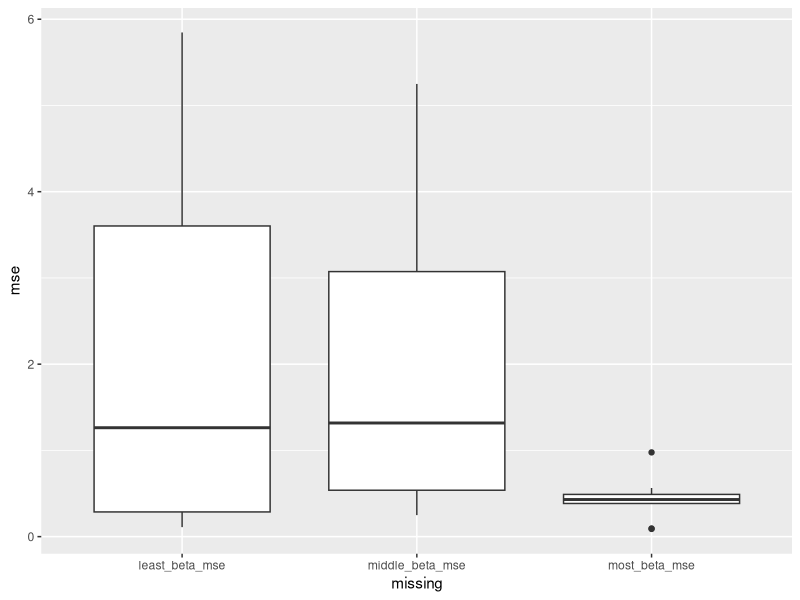

Reproduce this figure in R. (Note: this script raises an error after producing the figure.)
## ---- chunk 1
knitr::opts_chunk$set(echo = TRUE)
library(tidyverse)
## ---- chunk 2
param_estimate = read_csv("parameter_estimate.csv") %>% filter(n == 100)
param_estimate2 = read_csv("parameter_estimate2.csv")

lasso_result = param_estimate %>% filter(method == 'lasso')
forward_result = param_estimate %>% filter(method == 'forward')

non_null_lasso = lasso_result %>% filter(estimate !=0)
non_null_lasso %>% group_by(sim_time) %>% summarise(
  n_param = n()
) %>% arrange(-n_param) %>% pull(n_param) %>% max()


max_n = 
  non_null_lasso %>% 
  group_by(sim_time) %>% 
  summarise(n_param = n()) %>% 
  arrange(-n_param) %>% 
  pull(n_param) %>% 
  max()

min_n = 
  non_null_lasso %>% 
  group_by(sim_time) %>% 
  summarise(n_param = n()) %>% 
  arrange(-n_param) %>% 
  pull(n_param) %>% 
  min()

middle_n = round((max_n + min_n) / 2)

sum_lasso =   
  non_null_lasso %>% 
  group_by(sim_time) %>% 
  summarise(n_param = n())

min_sims = 
  sum_lasso %>% 
  filter(n_param == min_n | n_param == min_n + 1) %>%
  pull(sim_time)

max_sims = 
  sum_lasso %>% 
  filter(n_param == max_n | n_param == max_n - 1) %>%
  pull(sim_time)

middle_sims =
  sum_lasso %>% 
  filter(n_param == middle_n) %>% 
  pull(sim_time)
## ---- chunk 3


max_sims_df =
  lasso_result %>% 
  filter(sim_time == 4)

estimate_lasso =
  max_sims_df %>% 
  mutate(type = factor(type, levels = c('strong', 'wbc', 'wai', 'null'))) %>% 
  arrange(type) %>% 
  pull(estimate)

beta = c(rep(20, 3), rep(0.5, 60), rep(0, 37))

MSE = sum((estimate_lasso - beta) ^2) / 100
MSE
## ---- chunk 4
beta = c(rep(20, 3), rep(0.5, 60), rep(0, 37))

get_MSE <- function(sim_number){
  estimate = 
    lasso_result %>% 
    filter(sim_time == sim_number) %>% 
    mutate(type = factor(type, levels = c('strong', 'wbc', 'wai', 'null'))) %>% 
    arrange(type) %>% 
    pull(estimate)
  
  MSE = sum((estimate - beta) ^2) / 100
  MSE
}

get_MSE(43)
most_beta_mse = map(max_sims, get_MSE) %>% unlist()
least_beta_mse = map(min_sims, get_MSE) %>% unlist()
middle_beta_mse = map(middle_sims, get_MSE) %>% unlist()
## ---- chunk 5
# for forward
forward_result = param_estimate %>% filter(method == 'forward')

non_null_forward = forward_result %>% filter(estimate !=0)
non_null_forward %>% group_by(sim_time) %>% summarise(
  n_param = n()
) %>% arrange(-n_param) %>% pull(n_param) %>% max()


max_n = 
  non_null_forward %>% 
  group_by(sim_time) %>% 
  summarise(n_param = n()) %>% 
  arrange(-n_param) %>% 
  pull(n_param) %>% 
  max()

min_n = 
  non_null_forward %>% 
  group_by(sim_time) %>% 
  summarise(n_param = n()) %>% 
  arrange(-n_param) %>% 
  pull(n_param) %>% 
  min()

middle_n = round((max_n + min_n) / 2)

sum_forward =   
  non_null_forward %>% 
  group_by(sim_time) %>% 
  summarise(n_param = n())

min_sims = 
  sum_forward %>% 
  filter(n_param == min_n | n_param == min_n + 1) %>%
  pull(sim_time)

max_sims = 
  sum_forward %>% 
  filter(n_param == max_n | n_param == max_n - 1) %>%
  pull(sim_time)

middle_sims =
  sum_forward %>% 
  filter(n_param == middle_n) %>% 
  pull(sim_time)

get_MSE_forward <- function(sim_number){
  estimate = 
    forward_result %>% 
    filter(sim_time == sim_number) %>% 
    mutate(type = factor(type, levels = c('strong', 'wbc', 'wai', 'null'))) %>% 
    arrange(type) %>% 
    pull(estimate)
  
  MSE = sum((estimate - beta) ^2) / 100
  MSE
}

most_beta_mse = map(max_sims, get_MSE_forward) %>% unlist()
least_beta_mse = map(min_sims, get_MSE_forward) %>% unlist()
middle_beta_mse = map(middle_sims, get_MSE_forward) %>% unlist()
## ---- chunk 6
## 10% for lasso
param_estimate = read_csv("parameter_estimate.csv") %>% filter(n == 100 & method == 'lasso')

non_null_lasso = param_estimate %>% filter(estimate != 0)

non_null_lasso %>% group_by(sim_time) %>% summarise(
  n_param = n()
) %>% arrange(-n_param) %>% pull(n_param)

lasso_sum = non_null_lasso %>% group_by(sim_time) %>% summarise(
  n_param = n()
) %>% arrange(-n_param)

max_sims = head(lasso_sum, 10) %>% pull(sim_time)
min_sims = tail(lasso_sum, 10) %>% pull(sim_time)
middle_sims = head(lasso_sum, 55) %>% tail(10) %>% pull(sim_time)


beta = c(rep(20, 4), rep(0.5, 36), rep(0, 60))

get_MSE <- function(sim_number){
  estimate = 
    param_estimate %>% 
    filter(sim_time == sim_number) %>% 
    mutate(type = factor(type, levels = c('strong', 'wbc', 'wai', 'null'))) %>% 
    arrange(type) %>% 
    pull(estimate)
  
  MSE = sum((estimate - beta) ^2) / 100
  MSE
}

most_beta_mse = map(max_sims, get_MSE) %>% unlist()
least_beta_mse = map(min_sims, get_MSE) %>% unlist()
middle_beta_mse = map(middle_sims, get_MSE) %>% unlist()
## ---- chunk 7
## 10% for step
param_estimate = read_csv("parameter_estimate.csv") %>% filter(n == 100 & method == 'forward')

non_null_forward = param_estimate %>% filter(estimate != 0)

non_null_forward %>% group_by(sim_time) %>% summarise(
  n_param = n()
) %>% arrange(-n_param) %>% pull(n_param)

lasso_sum = non_null_lasso %>% group_by(sim_time) %>% summarise(
  n_param = n()
) %>% arrange(-n_param)

max_sims = head(lasso_sum, 10) %>% pull(sim_time)
min_sims = tail(lasso_sum, 10) %>% pull(sim_time)
middle_sims = head(lasso_sum, 55) %>% tail(10) %>% pull(sim_time)


beta = c(rep(20, 4), rep(0.5, 36), rep(0, 60))

get_MSE <- function(sim_number){
  estimate = 
    param_estimate %>% 
    filter(sim_time == sim_number) %>% 
    mutate(type = factor(type, levels = c('strong', 'wbc', 'wai', 'null'))) %>% 
    arrange(type) %>% 
    pull(estimate)
  
  MSE = sum((estimate - beta) ^2) / 100
  MSE
}

most_beta_mse = map(max_sims, get_MSE) %>% unlist()
least_beta_mse = map(min_sims, get_MSE) %>% unlist()
middle_beta_mse = map(middle_sims, get_MSE) %>% unlist()

result = tibble(most_beta_mse, least_beta_mse, middle_beta_mse)
result =
  result %>% 
  pivot_longer(most_beta_mse:middle_beta_mse, names_to = "missing", values_to = "mse")
ggplot(result, aes(x = missing, y = mse)) + geom_boxplot()


result %>% add_column(n = c(rep(100,30)), method = c(rep("lasso",30))) 
## ---- chunk 8
## auto for 145
beta = c(rep(20, 4), rep(0.5, 36), rep(0, 60))

get_MSE <- function(sim_number,what_number,what_method){
  estimate = 
    read_csv("parameter_estimate.csv",show_col_types = FALSE) %>%
    filter(n == what_number & method == what_method &sim_time == sim_number) %>% 
    mutate(type = factor(type, levels = c('strong', 'wbc', 'wai', 'null'))) %>% 
    arrange(type) %>% 
    pull(estimate)
  
  RMSE = sqrt(sum((estimate - beta) ^2) / 100)
  RMSE
}

getresulttable_145 <- function(what_number,what_method){
  param_estimate = 
    read_csv("parameter_estimate.csv",show_col_types = FALSE) %>%
    filter(n == what_number & method == what_method)

non_null = 
  param_estimate %>% 
  filter(estimate != 0)

non_null %>% 
  group_by(sim_time) %>% 
  summarise(
  n_param = n()
) %>% 
  arrange(-n_param) %>%
  pull(n_param)

sum = 
  non_null %>%
  group_by(sim_time) %>%
  summarise(n_param = n()) %>% 
  arrange(-n_param)

max_sims = head(sum, 10) %>% pull(sim_time)
min_sims = tail(sum, 10) %>% pull(sim_time)
middle_sims = head(sum, 55) %>% tail(10) %>% pull(sim_time)

most = pmap(list(min_sims,what_number,what_method), get_MSE) %>% unlist()
least = pmap(list(max_sims,what_number,what_method), get_MSE) %>% unlist()
middle = pmap(list(middle_sims,what_number,what_method), get_MSE) %>% unlist()

result = 
  tibble(most, middle,least) %>% 
  pivot_longer(
    most:least,
    names_to = "missing",
    values_to = "RMSE"
    ) 

result = result %>% 
  add_column(n = c(rep(what_number, 30)), method = c(rep(what_method, 30)), ratio = c(rep("1:4:5", 30)))
result
}

forward_100_145 = getresulttable_145(what_number = 100, what_method = "forward")
forward_500_145 = getresulttable_145(what_number = 500, what_method = "forward")
forward_2000_145 = getresulttable_145(what_number = 2000, what_method = "forward")
lasso_100_145 = getresulttable_145(what_number = 100, what_method = "lasso_lmfit")
lasso_500_145 = getresulttable_145(what_number = 500, what_method = "lasso_lmfit")
lasso_2000_145 = getresulttable_145(what_number = 2000, what_method = "lasso_lmfit")








result =
  result %>% 
  pivot_longer(most_beta_mse:middle_beta_mse, names_to = "missing", values_to = "mse")
ggplot(result, aes(x = missing, y = mse)) + geom_boxplot()


result %>% add_column(n = c(rep(100,30)), method = c(rep("lasso",30))) 
## ---- chunk 9
## auto for 334
beta = c(rep(20, 12), rep(0.5, 28), rep(0, 60))

get_MSE <- function(sim_number,what_number,what_method){
  estimate = 
    read_csv("parameter_estimate2.csv",show_col_types = FALSE) %>%
    filter(n == what_number & method == what_method &sim_time == sim_number) %>% 
    mutate(type = factor(type, levels = c('strong', 'wbc', 'wai', 'null'))) %>% 
    arrange(type) %>% 
    pull(estimate)
  
  RMSE = sqrt(sum((estimate - beta) ^2) / 100)
  RMSE
}

getresulttable_334 <- function(what_number,what_method){
  param_estimate = 
    read_csv("parameter_estimate2.csv",show_col_types = FALSE) %>%
    filter(n == what_number & method == what_method)

non_null = 
  param_estimate %>% 
  filter(estimate != 0)

non_null %>% 
  group_by(sim_time) %>% 
  summarise(
  n_param = n()
) %>% 
  arrange(-n_param) %>%
  pull(n_param)

sum = 
  non_null %>%
  group_by(sim_time) %>%
  summarise(n_param = n()) %>% 
  arrange(-n_param)

max_sims = head(sum, 10) %>% pull(sim_time)
min_sims = tail(sum, 10) %>% pull(sim_time)
middle_sims = head(sum, 55) %>% tail(10) %>% pull(sim_time)

most = pmap(list(min_sims,what_number,what_method), get_MSE) %>% unlist()
least = pmap(list(max_sims,what_number,what_method), get_MSE) %>% unlist()
middle = pmap(list(middle_sims,what_number,what_method), get_MSE) %>% unlist()

result = 
  tibble(most, middle,least) %>% 
  pivot_longer(
    most:least,
    names_to = "missing",
    values_to = "RMSE"
    ) 

result = result %>% 
  add_column(n = c(rep(what_number, 30)), method = c(rep(what_method, 30)), ratio = c(rep("3:3:4", 30)))
result
}

forward_100_334 = getresulttable_334(what_number = 100, what_method = "forward")
forward_500_334 = getresulttable_334(what_number = 500, what_method = "forward")
forward_2000_334 = getresulttable_334(what_number = 2000, what_method = "forward")
lasso_100_334 = getresulttable_334(what_number = 100, what_method = "lasso_lmfit")
lasso_500_334 = getresulttable_334(what_number = 500, what_method = "lasso_lmfit")
lasso_2000_334 = getresulttable_334(what_number = 2000, what_method = "lasso_lmfit")
## ---- chunk 10
result = forward_100_145

result = 
  forward_100_145 %>% 
  add_row(forward_500_145) %>% 
  add_row(forward_2000_145) %>% 
  add_row(lasso_100_145) %>% 
  add_row(lasso_500_145) %>% 
  add_row(lasso_2000_145) %>% 
  add_row(forward_100_334) %>% 
  add_row(forward_500_334) %>% 
  add_row(forward_2000_334) %>% 
  add_row(lasso_100_334) %>% 
  add_row(lasso_500_334) %>% 
  add_row(lasso_2000_334)

result %>% 
  filter(n == 500 & ratio == 145) %>% 
  ggplot(aes(x = missing, y = MSE, color = method)) + geom_boxplot() 

ggplot(result, aes(x = missing, y = mse, color = n())) + geom_boxplot()

# compare specificity
g3 = ggplot(filter(result, n == 2000), aes(x = missing, y = RMSE, color = method)) + 
  geom_boxplot() +
  theme(legend.position = "right") +
  labs(title = "RMSE",x = "missing", y = "RMSE") +
  facet_grid(. ~ ratio)
g3
ggsave(g3,filename = "Images/m_3.pdf",width = 12,height = 9)
